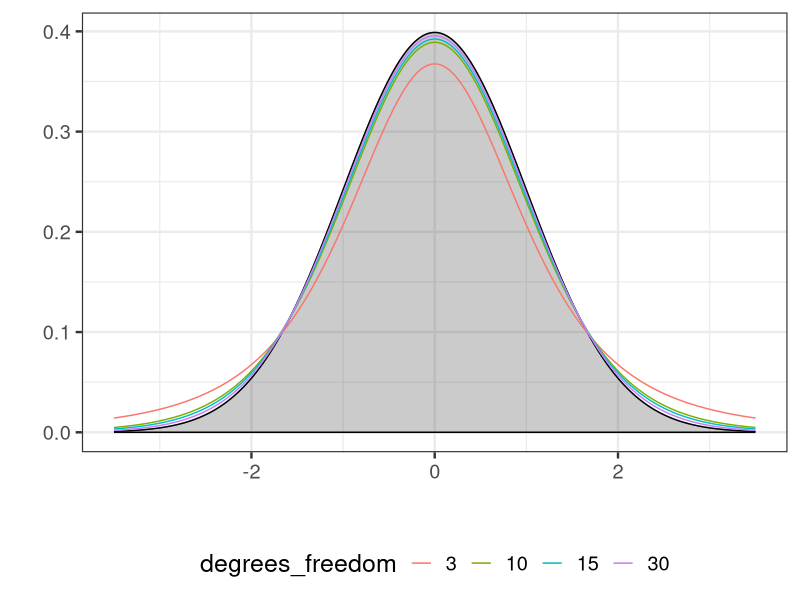
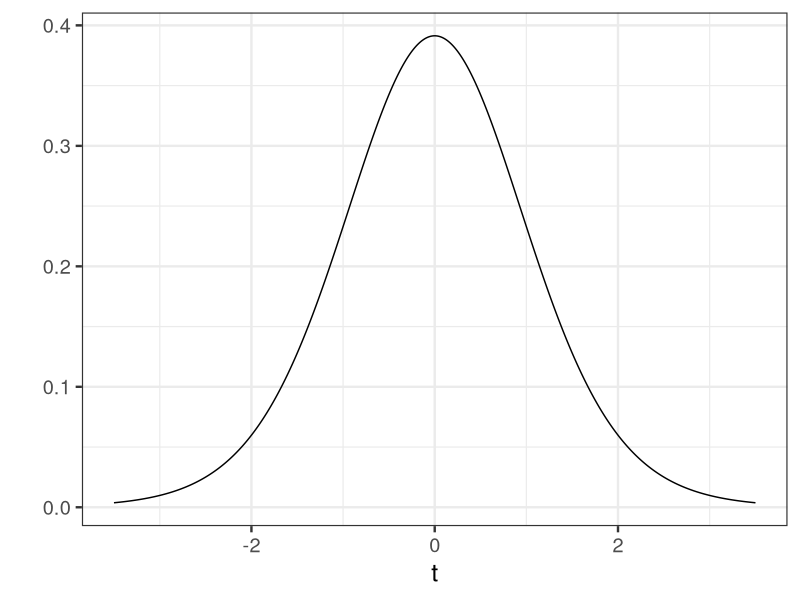
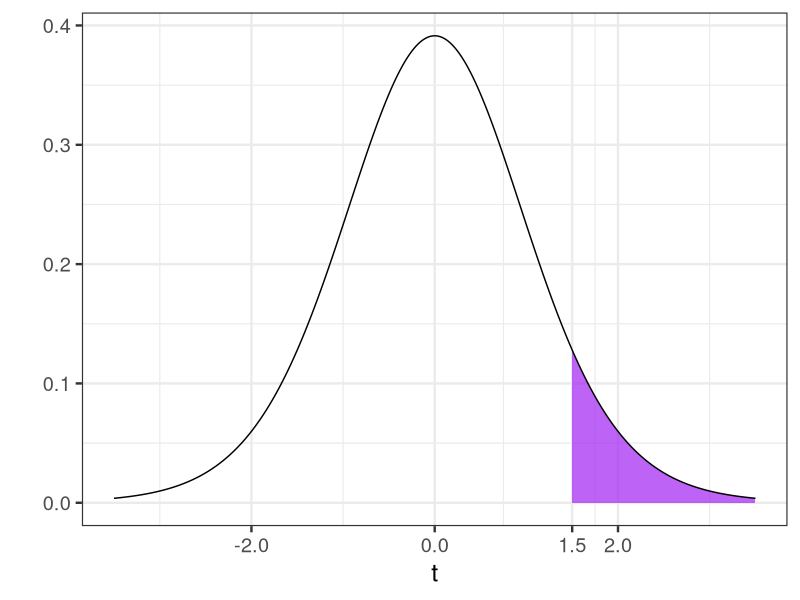
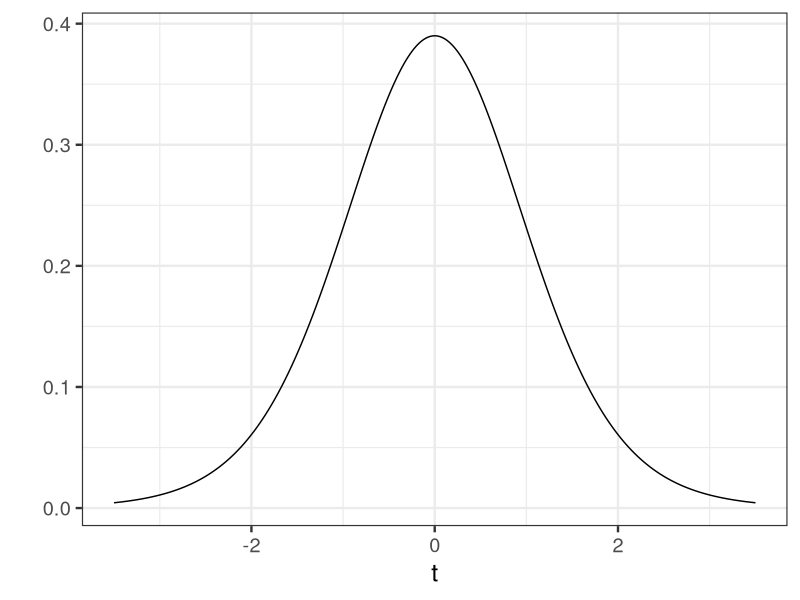
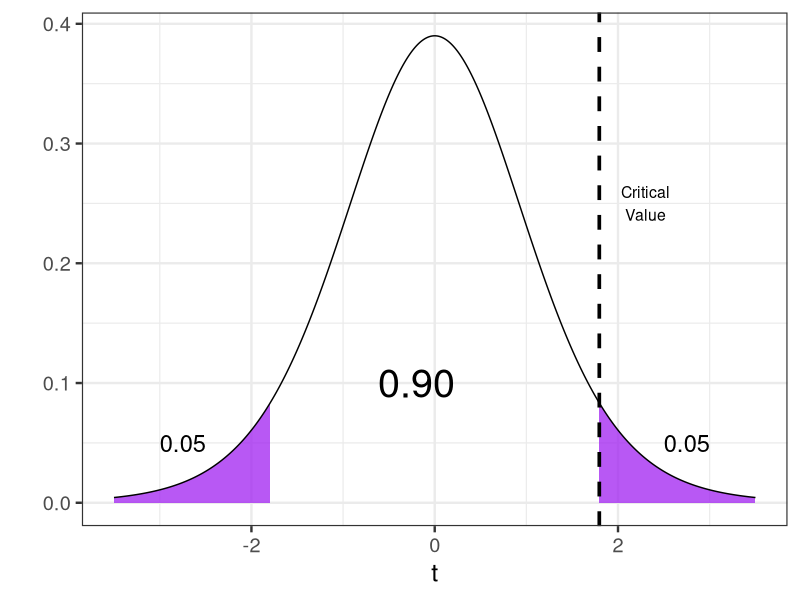

Reproduce these figures in R, in order.
library(tidyverse)

x_vals <- seq(-3.5, 3.5, length.out = 500)
t3 <- dt(x_vals, df = 3)
t10 <- dt(x_vals, df = 10)
t15 <- dt(x_vals, df = 15)
t30 <- dt(x_vals, df = 30)
norm <- dnorm(x_vals)

my_data <- tibble(
  x_vals = rep(x_vals, 4),
  tdist = c(t3, t10, t15, t30),
  degrees_freedom = c(rep("3", 500), rep("10", 500), rep("15", 500), rep("30", 500))
) %>%
  mutate(degrees_freedom = factor(degrees_freedom, levels = c("3", "10", "15", "30")))

ggplot() + 
  geom_ribbon(aes(x = x_vals, ymin = 0, ymax = norm),
              color = "black",
              alpha = 0.25) +
  geom_line(aes(x = x_vals, y = norm),
            color = "black", 
            alpha = 0.25) +
  geom_line(data = my_data,
            aes(x = x_vals, y = tdist, color = degrees_freedom)) + 
  theme_bw(base_size = 18) + 
  theme(legend.position = "bottom") + 
  labs(x = "", y = "")

t13 <- dt(x_vals, df = 13)

ggplot() + 
  geom_line(aes(x = x_vals, y = t13)) + 
  theme_bw(base_size = 18) + 
  labs(x = "t", y = "")

x_shade <- seq(1.5, 3.5, length.out = 250)
dt_shade <- dt(x_shade, df = 13)

ggplot() + 
  geom_ribbon(aes(x = x_shade, ymin = 0, ymax = dt_shade),
              fill = "purple",
              alpha = 0.7) +
  geom_line(aes(x = x_vals, y = t13),
            color = "black") +
  theme_bw(base_size = 18) + 
  theme(legend.position = "bottom") + 
  labs(x = "t", y = "") +
  scale_x_continuous(breaks = c(-2, 0, 1.5, 2))

t11 <- dt(x_vals, df = 11)

ggplot() + 
  geom_line(aes(x = x_vals, y = t11)) + 
  theme_bw(base_size = 18) + 
  labs(x = "t", y = "")

x_shade <- seq(qt(0.95, df = 11), 3.5, length.out = 250)
t11_shade <- dt(x_shade, df =  11)

ggplot() + 
  geom_ribbon(aes(x = x_shade, ymin = 0, ymax = t11_shade),
              fill = "purple",
              alpha = 0.75) +
  geom_ribbon(aes(x = -x_shade, ymin = 0, ymax = t11_shade),
              fill = "purple",
              alpha = 0.75) +
  geom_line(aes(x = x_vals, y = t11)) + 
  geom_text(aes(x = -0.2, y = 0.1), label = "0.90", size = 10) +
  geom_text(aes(x = -2.75, y = 0.05), label = "0.05", size = 6) +
  geom_text(aes(x = 2.75, y = 0.05), label = "0.05", size = 6) +
  geom_vline(xintercept = qt(0.95, df = 11), lwd = 1.25, linetype = "dashed") +
  geom_text(aes(x = 2.3, y = 0.25), label = "Critical\nValue", size = 4) +
  theme_bw(base_size = 18) + 
  labs(x = "t", y = "")
